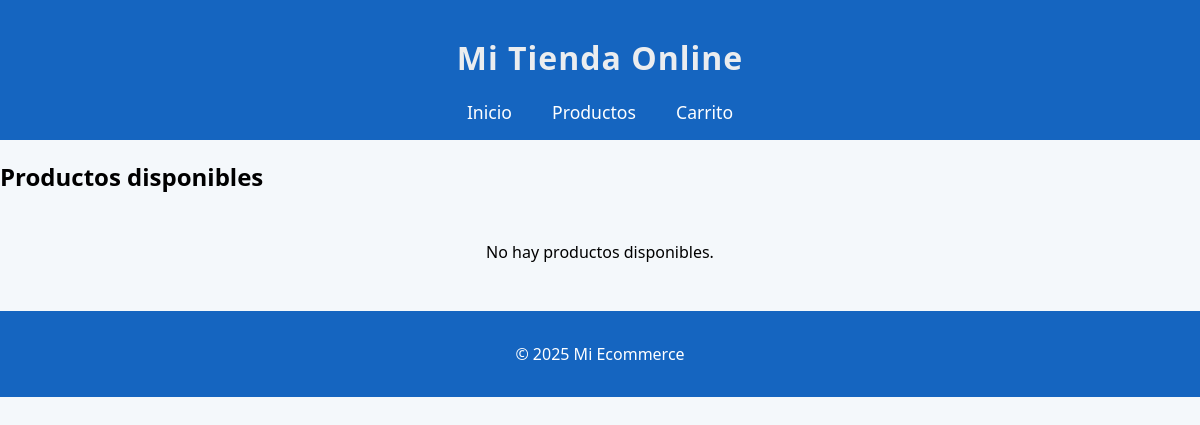
Before: / with the older database file.
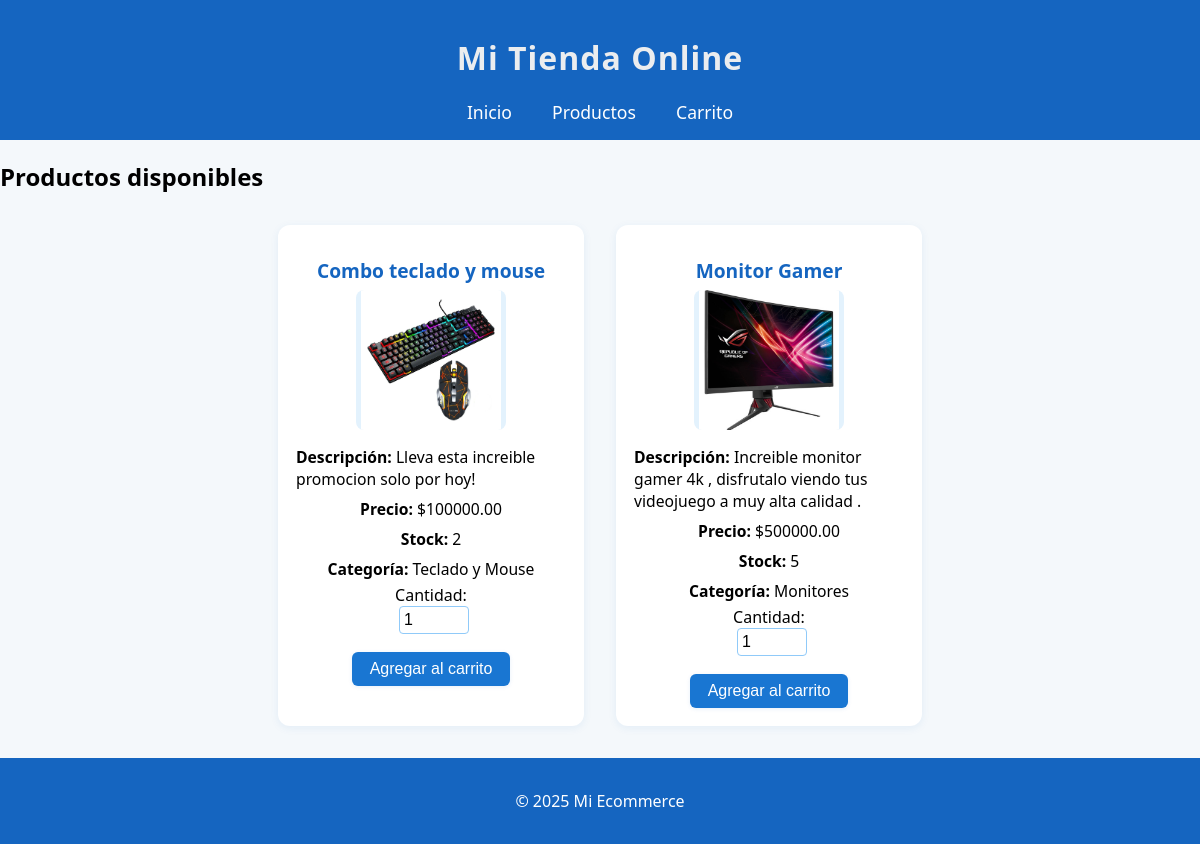
After: the same page with the newer database file.
### tienda/models.py (models this page shows, shortened)
class Producto(models.Model):
    nombre = models.CharField(max_length=100)
    descripcion = models.TextField()
    precio = models.DecimalField(max_digits=10, decimal_places=2)
    stock = models.IntegerField()
    categoria = models.ForeignKey(CategoriaProducto, on_delete=models.CASCADE)
    imagen = models.ImageField(upload_to='productos/', null=True, blank=True)  # 👈 NUEVO CAMPO

class CategoriaProducto(models.Model):
    nombre_categoria = models.CharField(max_length=100)

### tienda/views.py (the view)
# urls.py: path('', views.home, name='home'),
def home(request):
    productos = Producto.objects.all()
    return render(request, 'tienda/index.html', {'productos': productos})

### tienda/templates/tienda/index.html
{% extends "tienda/base.html" %}
{% block content %}
<h2>Productos disponibles</h2>
<div class="productos-lista">
    {% for producto in productos %}
        <div class="producto-item">
            <h3>{{ producto.nombre }}</h3>
            {% if producto.imagen %}
                <img src="{{ producto.imagen.url }}" alt="{{ producto.nombre }}" width="150">
            {% endif %}
            <p><strong>Descripción:</strong> {{ producto.descripcion }}</p>
            <p><strong>Precio:</strong> ${{ producto.precio }}</p>
            <p><strong>Stock:</strong> {{ producto.stock }}</p>
            <p><strong>Categoría:</strong> {{ producto.categoria.nombre_categoria }}</p>
            <label for="cantidad-{{ producto.id }}">Cantidad:</label>
            <input type="number" id="cantidad-{{ producto.id }}" class="input-cantidad" min="1" max="{{ producto.stock }}" value="1" style="width:60px;">
            <button class="btn-agregar-carrito" data-id="{{ producto.id }}" data-nombre="{{ producto.nombre }}" data-precio="{{ producto.precio }}" data-stock="{{ producto.stock }}" data-imagen="{% if producto.imagen %}{{ producto.imagen.url }}{% endif %}">Agregar al carrito</button>
        </div>
    {% empty %}
        <p>No hay productos disponibles.</p>
    {% endfor %}
</div>
{% endblock %}

### tienda/templates/tienda/base.html (shortened to what this page needs)
<!DOCTYPE html>
<html lang="es">
<head>
    {% load static %}
    <link rel="stylesheet" href="{% static 'tienda/css/styles.css' %}">
</head>
<body>
    <header>
        <h1>Mi Tienda Online</h1>
        <nav>
            <a href="/">Inicio</a>
            <a href="/productos/">Productos</a>
            <a href="/carrito/">Carrito</a>
        </nav>
    </header>
    <main>
        {% block content %}
        {% endblock %}
    </main>
    <footer>
        <p>© 2025 Mi Ecommerce</p>
    </footer>
</body>
</html>

### static/tienda/css/styles.css (style rules this page uses)
h1 { color: #ebedef; text-align: center; margin-top: 20px; font-family: 'Segoe UI', Arial, sans-serif; letter-spacing: 1px; }
body { background: #f4f8fb; font-family: 'Segoe UI', Arial, sans-serif; margin: 0; padding: 0; }
header, footer { background: #1565c0; color: #fff; padding: 16px 0; text-align: center; }
nav a { color: #fff; text-decoration: none; margin: 0 18px; font-weight: 500; font-size: 1.1em; transition: color 0.2s; }
.productos-lista { display: flex; flex-wrap: wrap; gap: 32px; justify-content: center; margin: 32px 0; }
.producto-item { background: #fff; border-radius: 12px; box-shadow: 0 2px 8px rgba(21,101,192,0.08); padding: 24px 18px 18px 18px; width: 270px; display: flex; flex-direction: column; align-items: center; transition: box-shadow 0.2s; }
.producto-item img { border-radius: 8px; margin-bottom: 12px; max-width: 100%; height: 140px; object-fit: contain; background: #e3f2fd; }
.producto-item h3 { color: #1565c0; margin: 8px 0 6px 0; font-size: 1.2em; }
.producto-item p { margin: 4px 0; font-size: 0.98em; }
.btn-agregar-carrito { background: #1976d2; color: #fff; border: none; border-radius: 6px; padding: 8px 18px; margin-top: 10px; font-size: 1em; cursor: pointer; transition: background 0.2s, box-shadow 0.2s; box-shadow: 0 1px 4px rgba(21,101,192,0.10); }
.input-cantidad { width: 60px; padding: 4px; border: 1px solid #90caf9; border-radius: 4px; margin-left: 6px; margin-bottom: 8px; font-size: 1em; }

Changed rows visible on the page:
added Producto: nombre "Combo teclado y mouse", imagen (picture), descripcion "Lleva esta increible promocion solo por hoy!", precio "100000.00", stock "2", categoria.nombre_categoria "Teclado y Mouse", id "1"
added Producto: nombre "Monitor Gamer", imagen (picture), descripcion "Increible monitor gamer 4k , disfrutalo viendo tus videojuego a muy alta calidad .", precio "500000.00", stock "5", categoria.nombre_categoria "Monitores"
Other visible differences:
text no longer shown: "No hay productos disponibles."
